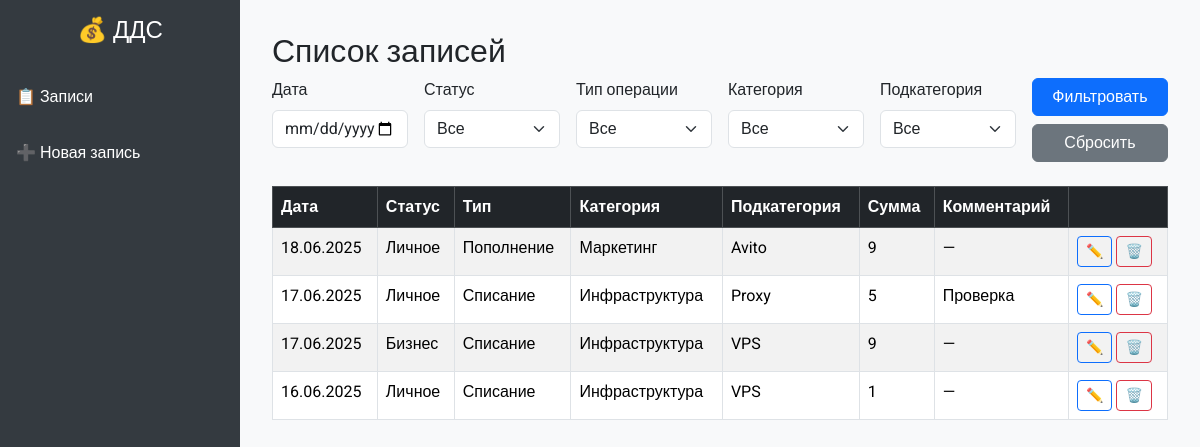
The page / on the database its author committed.
### finance/models.py (models this page shows, shortened)
class FinancialRecord(models.Model):
    created_at = models.DateField(
        default=date.today,
        verbose_name='Дата создания'
    )
    status = models.ForeignKey(
        Status,
        on_delete=models.CASCADE,
        verbose_name='Статус'
    )
    operation_type = models.ForeignKey(
        OperationType,
        on_delete=models.CASCADE,
        verbose_name='Тип операции'
    )
    category = models.ForeignKey(
        Category,
        on_delete=models.CASCADE,
        verbose_name='Категория'
    )
    subcategory = models.ForeignKey(
        SubCategory,
        on_delete=models.CASCADE,
        verbose_name='Подкатегория'
    )
    amount = models.PositiveIntegerField(
        verbose_name='Сумма в рублях',
        validators=[MinValueValidator(1, 'Минимальная сумма в рублях - 1')]
    )
    comment = models.TextField(
        blank=True,
        null=True,
        verbose_name='Комментарий'
        )
    class Meta:
        verbose_name = 'Запись ДДС'
        verbose_name_plural = 'Записи ДДС'

class FinanceBaseModel(models.Model):
    name = models.CharField(
        max_length=100,
        unique=True,
        verbose_name='Название'
    )
    class Meta:
        abstract = True

class Status(FinanceBaseModel):
    class Meta:
        verbose_name = 'Статус'
        verbose_name_plural = 'Статусы'

class OperationType(FinanceBaseModel):
    class Meta:
        verbose_name = 'Тип операции'
        verbose_name_plural = 'Типы операций'

class Category(FinanceBaseModel):
    operation_type = models.ForeignKey(
        OperationType,
        on_delete=models.CASCADE,
        related_name='categories',
        verbose_name='Тип операции'
    )
    class Meta:
        verbose_name = 'Категория'
        verbose_name_plural = 'Категории'
        constraints = [
            models.UniqueConstraint(
                fields=['name', 'operation_type'],
                name='type_category_unique'
            )
        ]

class SubCategory(FinanceBaseModel):
    category = models.ForeignKey(
        Category,
        on_delete=models.CASCADE,
        related_name='subcategories',
        verbose_name='Категория'
    )
    class Meta:
        verbose_name = 'Подкатегория'
        verbose_name_plural = 'Подкатегории'
        constraints = [
            models.UniqueConstraint(
                fields=['name', 'category'],
                name='category_subcategory_unique'
            )
        ]

### finance/views.py (the view)
# urls.py: path('', FinancialRecordListView.as_view(), name='record-list'),
class FinancialRecordListView(ListView):
    model = FinancialRecord
    template_name = 'finance/record_list.html'
    context_object_name = 'records'
    paginate_by = 10
    def get_queryset(self):
        queryset = super().get_queryset().select_related(
            'status', 'operation_type', 'category', 'subcategory'
        )
        self.filterset = FinancialRecordFilter(
            self.request.GET,
            queryset=queryset
        )
        return self.filterset.qs.order_by('-created_at', '-id')
    def get_context_data(self, **kwargs):
        context = super().get_context_data(**kwargs)
        context['filter'] = self.filterset
        context['statuses'] = Status.objects.all()
        context['operation_types'] = OperationType.objects.all()
        context['categories'] = Category.objects.all()
        context['subcategories'] = SubCategory.objects.all()
        get = self.request.GET
        context['selected_status'] = get.get('status', '')
        context['selected_operation_type'] = get.get('operation_type', '')
        context['selected_category'] = get.get('category', '')
        context['selected_subcategory'] = get.get('subcategory', '')
        context['selected_date'] = get.get('created_at', '')
        return context

### templates/finance/record_list.html (shortened to what this page needs)
{% extends "base.html" %}
{% block content %}
<h2>Список записей</h2>
<form method="get" class="row g-3 mb-4">
  <div class="col-md-2">
    <label for="created_at" class="form-label">Дата</label>
    <input type="date" name="created_at" id="created_at" class="form-control"
           value="{{ selected_date }}">
  </div>
  <div class="col-md-2">
    <label for="status" class="form-label">Статус</label>
    <select name="status" id="status" class="form-select">
      <option value="">Все</option>
    </select>
  </div>
  <div class="col-md-2">
    <label for="operation_type" class="form-label">Тип операции</label>
    <select name="operation_type" id="operation_type" class="form-select">
      <option value="">Все</option>
    </select>
  </div>
  <div class="col-md-2">
    <label for="category" class="form-label">Категория</label>
    <select name="category" id="category" class="form-select">
      <option value="">Все</option>
    </select>
  </div>
  <div class="col-md-2">
    <label for="subcategory" class="form-label">Подкатегория</label>
    <select name="subcategory" id="subcategory" class="form-select">
      <option value="">Все</option>
    </select>
  </div>
  <div class="col-md-2 align-self-end">
    <button type="submit" class="btn btn-primary w-100">Фильтровать</button>
    <a href="{% url 'record-list' %}" class="btn btn-secondary w-100 mt-2">Сбросить</a>
  </div>
</form>
<table class="table table-striped table-bordered">
  <thead class="table-dark">
    <tr>
      <th>Дата</th>
      <th>Статус</th>
      <th>Тип</th>
      <th>Категория</th>
      <th>Подкатегория</th>
      <th>Сумма</th>
      <th>Комментарий</th>
      <th></th>
    </tr>
  </thead>
  <tbody>
    {% for record in records %}
    <tr>
      <td>{{ record.created_at|date:"d.m.Y" }}</td>
      <td>{{ record.status.name }}</td>
      <td>{{ record.operation_type.name }}</td>
      <td>{{ record.category.name }}</td>
      <td>{{ record.subcategory.name }}</td>
      <td>{{ record.amount }}</td>
      <td>{{ record.comment|default:"—" }}</td>
      <td>
        <a href="{% url 'record-edit' record.pk %}" class="btn btn-sm btn-outline-primary">✏️</a>
        <a href="{% url 'record-delete' record.pk %}" class="btn btn-sm btn-outline-danger">🗑️</a>
      </td>
    </tr>
    {% empty %}
    <tr>
      <td colspan="8" class="text-center">Нет записей</td>
    </tr>
    {% endfor %}
  </tbody>
</table>
{% endblock %}

### templates/base.html (shortened to what this page needs)
<!DOCTYPE html>
<html lang="ru">
  <head>
    <link href="https://cdn.jsdelivr.net/npm/bootstrap@5.3.2/dist/css/bootstrap.min.css" rel="stylesheet">
  </head>
  <body>
    <div class="sidebar">
      <h4 class="text-center py-3">💰 ДДС</h4>
      <a href="{% url 'record-list' %}">📋 Записи</a>
      <a href="{% url 'record-create' %}">➕ Новая запись</a>
    </div>
    <div class="main-content">
      {% block content %}{% endblock %}
    </div>
  </body>
  </html>

### templates/base.html (style rules this page uses)
body { background-color: #f8f9fa; font-family: "Roboto", sans-serif; }
.sidebar { width: 240px; background: #343a40; height: 100vh; position: fixed; color: white; }
.sidebar a { color: white; display: block; padding: 1rem; text-decoration: none; }
.main-content { margin-left: 240px; padding: 2rem; }

### rows shown on the page
FinancialRecord: created_at "18.06.2025", status.name "Личное", operation_type.name "Пополнение", category.name "Маркетинг", subcategory.name "Avito", amount "9", comment "—"
FinancialRecord: created_at "17.06.2025", status.name "Личное", operation_type.name "Списание", category.name "Инфраструктура", subcategory.name "Proxy", amount "5", comment "Проверка"
FinancialRecord: created_at "17.06.2025", status.name "Бизнес", operation_type.name "Списание", category.name "Инфраструктура", subcategory.name "VPS", amount "9", comment "—"
FinancialRecord: created_at "16.06.2025", status.name "Личное", operation_type.name "Списание", category.name "Инфраструктура", subcategory.name "VPS", amount "1", comment "—"
